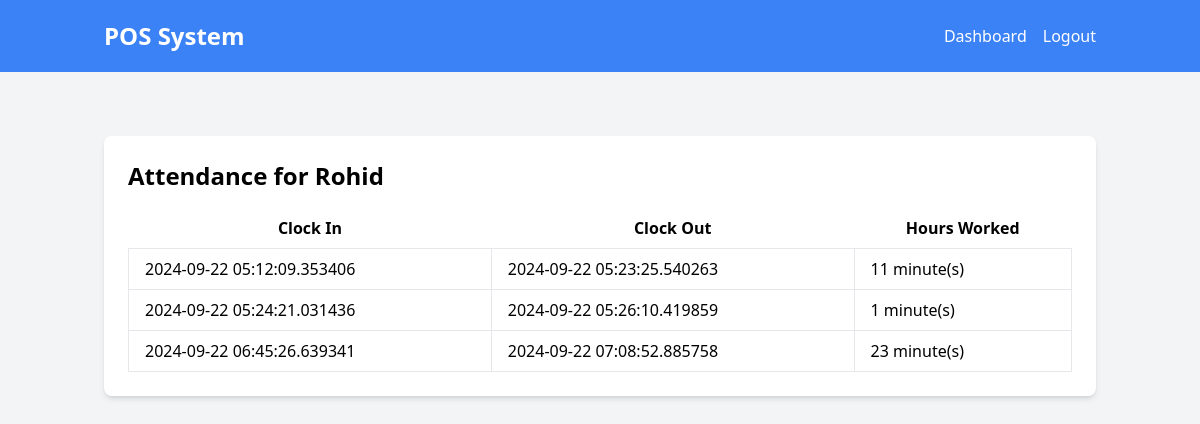
The page /employee/attendance/1 (signed in) on the database as committed earlier.
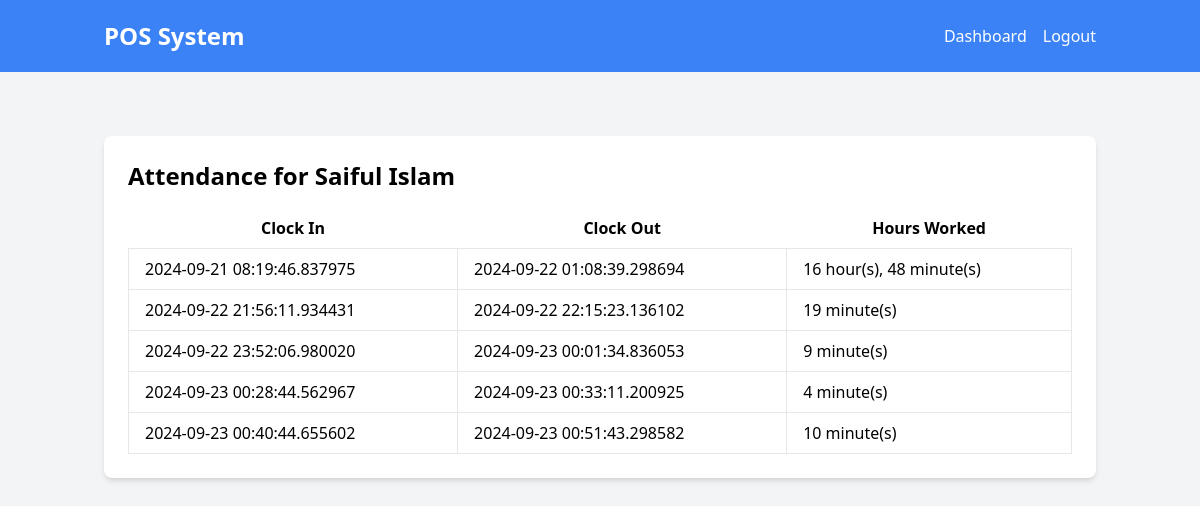
The same page on the database as committed later.
### models.py (models this page shows)
class Employee(db.Model):
    id = db.Column(db.Integer, primary_key=True)
    name = db.Column(db.String(100), nullable=False)
    position = db.Column(db.String(100), nullable=False)
    contact_info = db.Column(db.String(100), nullable=False)
    attendance_records = db.relationship('Attendance', backref='employee', lazy=True)

class Attendance(db.Model):
    id = db.Column(db.Integer, primary_key=True)
    employee_id = db.Column(db.Integer, db.ForeignKey('employee.id'), nullable=False)
    clock_in = db.Column(db.DateTime, nullable=False)
    clock_out = db.Column(db.DateTime, nullable=True)
    @property
    def worked_hours(self):
        if self.clock_out:
            worked_time = self.clock_out - self.clock_in
            total_minutes = int(worked_time.total_seconds() / 60)
            hours, minutes = divmod(total_minutes, 60)
            if hours > 0:
                return f"{hours} hour(s), {minutes} minute(s)"
            else:
                return f"{minutes} minute(s)"
        return None

### routes.py (the view)
    @app.route("/employee/attendance/<int:employee_id>", methods=["GET"])
    @login_required
    def employee_attendance(employee_id):
        employee = Employee.query.get_or_404(employee_id)
        attendance_records = Attendance.query.filter_by(employee_id=employee_id).all()
        return render_template('employee_attendance.html', employee=employee, attendance_records=attendance_records)

### templates/employee_attendance.html
{% extends "base.html" %} {% block content %}
<div class="container mx-auto mt-8 p-6 bg-white shadow-md rounded-lg">
  <h1 class="text-2xl font-bold mb-4">Attendance for {{ employee.name }}</h1>
  <table class="table-auto w-full">
    <thead>
      <tr>
        <th class="px-4 py-2">Clock In</th>
        <th class="px-4 py-2">Clock Out</th>
        <th class="px-4 py-2">Hours Worked</th>
      </tr>
    </thead>
    <tbody>
      {% for record in attendance_records %}
      <tr>
        <td class="border px-4 py-2">{{ record.clock_in }}</td>
        <td class="border px-4 py-2">
          {{ record.clock_out or 'Still Working' }}
        </td>
        <td class="border px-4 py-2">
          {{ record.worked_hours if record.clock_out else 'N/A' }}
        </td>
      </tr>
      {% endfor %}
    </tbody>
  </table>
</div>
{% endblock %}

Rows that differ between the two databases and show on the page:
removed Attendance: clock_in "2024-09-22 05:12:09.353406", clock_out "2024-09-22 05:23:25.540263", clock_out+clock_in "11 minute(s)"
no longer on this page (row edited): Attendance: clock_in "2024-09-22 05:24:21.031436", clock_out "2024-09-22 05:26:10.419859", clock_out+clock_in "1 minute(s)"
no longer on this page (row edited): Attendance: clock_in "2024-09-22 06:45:26.639341", clock_out "2024-09-22 07:08:52.885758", clock_out+clock_in "23 minute(s)"
changed Employee: name "Rohid" → "Saiful Islam"
added Attendance: clock_in "2024-09-21 08:19:46.837975", clock_out "2024-09-22 01:08:39.298694", clock_out+clock_in "16 hour(s), 48 minute(s)"
added Attendance: clock_in "2024-09-22 21:56:11.934431", clock_out "2024-09-22 22:15:23.136102", clock_out+clock_in "19 minute(s)"
added Attendance: clock_in "2024-09-22 23:52:06.980020", clock_out "2024-09-23 00:01:34.836053", clock_out+clock_in "9 minute(s)"
added Attendance: clock_in "2024-09-23 00:28:44.562967", clock_out "2024-09-23 00:33:11.200925", clock_out+clock_in "4 minute(s)"
added Attendance: clock_in "2024-09-23 00:40:44.655602", clock_out "2024-09-23 00:51:43.298582", clock_out+clock_in "10 minute(s)"
